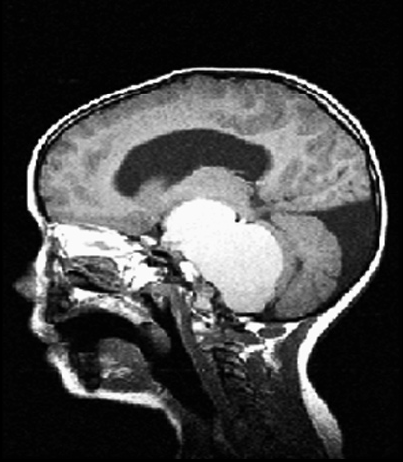
%> input picture matlab/aurelien/mip_toolbox/Brain.png, 403 x 462 px
$ octave ksw_method.m   (GNU Octave 9; MATLAB toolbox functions it lacks are replaced by stand-ins)
%> lines starting %> are read from the running program, lines starting %| are printed output that depends on the picture; in (x1, y1, x2, y2) boxes, pixels count from 0 and x2, y2 are one past the last pixel; in counts of white or black regions, pixels touching at a corner belong together; the program's own positions count from 1
%> the answer given: Brain.png
%> further down, I is the input picture: size 462x403x3 uint8; min 0, max 255, mean 68.4
### matlab/aurelien/mip_toolbox/mipentropy_th.m
% This function computes an optimal threshold using the entropy-based criterion function
% FUNCTION [th,co,h] = mipentropy_th(x,nbins)
%  outputs:
%   th : optimal threshold
%   co : criterion function
%    h : pdf of gray levels
%  inputs:
%  	x:image
%   nbins: number of bins for the histogram
%  uses hist to calculate image histogram
function [th,co,h] = entropy_th(x,nbins)
%> called with nbins = 256
%
warning off ;
% compute histogram, pdf
[h,cbin] = hist(x(:),nbins); h = h/sum(h);
%> after `[h,cbin] = hist(x(:),nbins)`: h = 256 values, max 63618 at index 3, min 306 at index 211, mean 2181.9; cbin = 256 values from 0.498 to 254.5
%> after `h = h/sum(h)`: h = 256 values, max 0.114 at index 3, min 0.000548 at index 211, mean 0.00391
% find the indices for max&min gray levels
max_indx = max(find(h));
%> max_indx = 256
min_indx = min(find(h));
%> min_indx = 1
% initilize variables
prob1 = 0;
ht = h;
%> ht has the same summary as h
% replace 0s with 1s in the histogram to avoid log(0) problem
% They will not affect the results as log(1)=0
ht(h==0) = 1;
% calculate total entropy
Htot = sum(h.*log(ht));
%> Htot = -4.54
H1=0;
for i= min_indx:max_indx-1
    prob1 = prob1 + h(i);
    prob2 = 1-prob1;
    H1=H1+h(i)*log(ht(i));
    co(i) = log(prob1*prob2)-H1/prob1+(H1-Htot)/prob2;
end;
%> this loop made 255 passes
%> (prob1, prob2, H1) on passes 1 to 3: (0.0172, 0.983, -0.0698), (0.0348, 0.965, -0.141), (0.149, 0.851, -0.388)
%> after the loop, H1 = -4.52; co = 255 values, max 8.38 at index 134, min 4.53 at index 1, mean 7.87; prob1 = 0.996
%
co = co/(-Htot);
%> co = 255 values, max 1.85 at index 134, min 0.998 at index 1, mean 1.73
co(isnan(co)) = 1;
co(max_indx) = 1;
[tm,threshold] = max(co);
%> tm = 1.85; threshold = 134
th = cbin(threshold);
%> th = 133

### matlab/aurelien/mip_toolbox/ksw_method.m
% Matlab Script: ksw_method.m
%
% This Matlab scipt computes an optimal threshold value using
% the concept of Shannon's entropy and then using the optimal
% value binarizes an image.
% The binarized image is displayed along with the original
% image, its gray level histogram, and the plot of the
% objective function, TotalEnt.
%
% To run this scipt, you have to input the name of an
% image such as rice.tif or tire.tif.
%
% This script runs only for tif or gif images.
clear all
clc
NBINS = 256;
%
% Read the user supplied image file
%
IMAGE = input('Please enter the name of the tif image:  ', 's');
I = imread(IMAGE);
I3 = double(I);
numgray = NBINS;
I2 = I;
%
% Function mipentropy_th.m is used here
%
[graylevel, nco, h] = mipentropy_th(I3, NBINS);
%> graylevel = 133; nco = 256 values, max 1.85 at index 134, min 0.998 at index 1, mean 1.73
threshold = graylevel/numgray;
%> threshold = 0.519
BW2 = im2bw(I2, threshold);
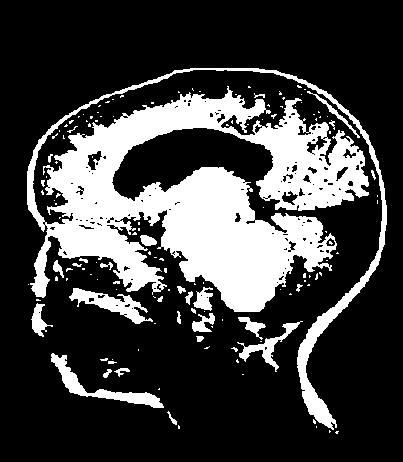
%> BW2: size 462x403 logical; 25% white; 138 white regions (109 under 20 px), largest, box (x1, y1, x2, y2) and area: (27, 68, 387, 430) 40927, (51, 353, 164, 408) 1250, (69, 288, 153, 324) 1059
%
disp('      ')
fprintf('The optimal threshold value is %3.0f \n',  graylevel)
%| The optimal threshold value is 133
disp('      ')
%
% Display the original, binarized images and other
% information relevent to this thresholding method.
subplot(2,2,1), imshow(I2)
title('original image')
subplot(2,2,2), plot(ii,h),
%> (this line was passed over: ii is not available in this run)
title('gray level histogram')
axis('square');
subplot(2,2,3), imshow(BW2);
title('thresholded image')
subplot(2,2,4), plot(ii,0.5*nco)
%> (this line was passed over: ii is not available in this run)
title('normalized \psi (s) function');
axis('square');
%
% To print the figure into a file type from the command
% window print myfigure.ps.  The figure will be save in
% postscript format in a file called "myfigure.ps"
%
print myfigure.ps
